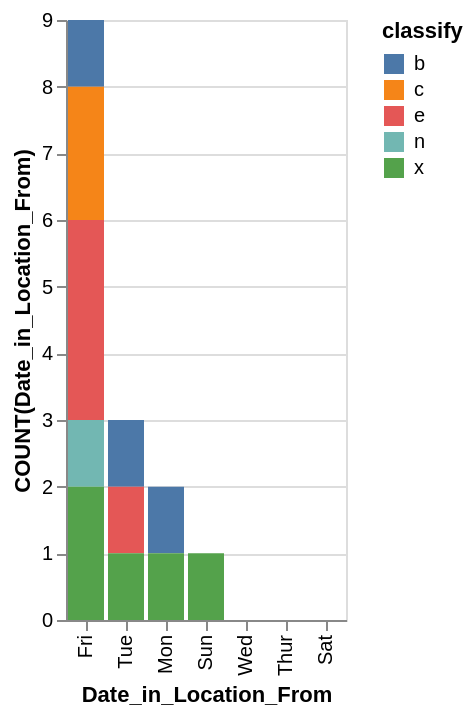

Write the Vega-Lite specification saved for this chart.
### Vega-Lite specification from a JSON file in a GitHub repository (floating-point values rounded to 4 significant figures)
{"data": {"values": [{"x_data": "Fri", "y_data": 1, "classify": "b"}, {"x_data": "Tue", "y_data": 1, "classify": "b"}, {"x_data": "Mon", "y_data": 1, "classify": "b"}, {"x_data": "Sun", "y_data": 0, "classify": "b"}, {"x_data": "Wed", "y_data": 0, "classify": "b"}, {"x_data": "Thur", "y_data": 0, "classify": "b"}, {"x_data": "Sat", "y_data": 0, "classify": "b"}, {"x_data": "Fri", "y_data": 2, "classify": "c"}, {"x_data": "Tue", "y_data": 0, "classify": "c"}, {"x_data": "Mon", "y_data": 0, "classify": "c"}, {"x_data": "Sun", "y_data": 0, "classify": "c"}, {"x_data": "Wed", "y_data": 0, "classify": "c"}, {"x_data": "Thur", "y_data": 0, "classify": "c"}, {"x_data": "Sat", "y_data": 0, "classify": "c"}, {"x_data": "Fri", "y_data": 3, "classify": "e"}, {"x_data": "Tue", "y_data": 1, "classify": "e"}, {"x_data": "Mon", "y_data": 0, "classify": "e"}, {"x_data": "Sun", "y_data": 0, "classify": "e"}, {"x_data": "Wed", "y_data": 0, "classify": "e"}, {"x_data": "Thur", "y_data": 0, "classify": "e"}, {"x_data": "Sat", "y_data": 0, "classify": "e"}, {"x_data": "Fri", "y_data": 1, "classify": "n"}, {"x_data": "Tue", "y_data": 0, "classify": "n"}, {"x_data": "Mon", "y_data": 0, "classify": "n"}, {"x_data": "Sun", "y_data": 0, "classify": "n"}, {"x_data": "Wed", "y_data": 0, "classify": "n"}, {"x_data": "Thur", "y_data": 0, "classify": "n"}, {"x_data": "Sat", "y_data": 0, "classify": "n"}, {"x_data": "Fri", "y_data": 2, "classify": "x"}, {"x_data": "Tue", "y_data": 1, "classify": "x"}, {"x_data": "Mon", "y_data": 1, "classify": "x"}, {"x_data": "Sun", "y_data": 1, "classify": "x"}, {"x_data": "Wed", "y_data": 0, "classify": "x"}, {"x_data": "Thur", "y_data": 0, "classify": "x"}, {"x_data": "Sat", "y_data": 0, "classify": "x"}]}, "mark": "bar", "encoding": {"x": {"field": "x_data", "type": "nominal", "title": "Date_in_Location_From", "sort": {"op": "sum", "field": "y_data", "order": "descending"}}, "y": {"field": "y_data", "type": "quantitative", "title": "COUNT(Date_in_Location_From)"}, "color": {"field": "classify"}}}
